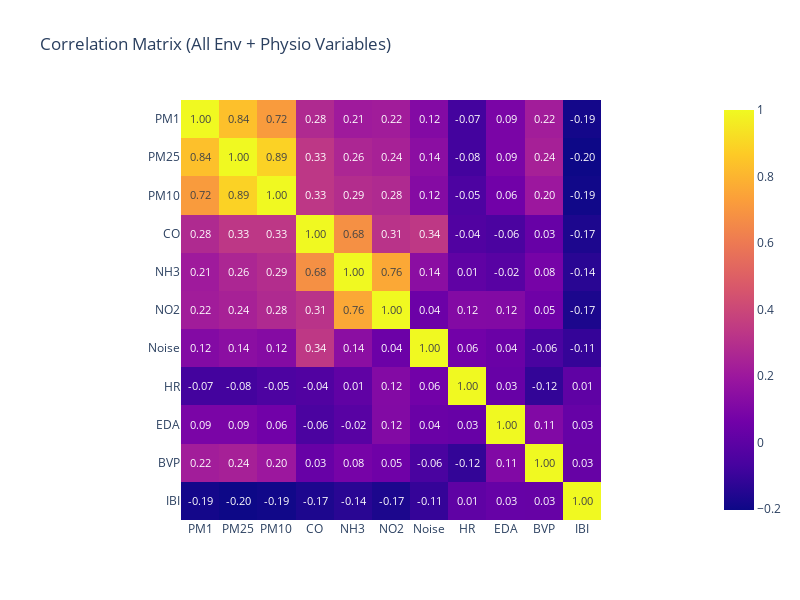

Source (notebook cell):
### Code cell
corr = df[["PM1","PM25","PM10","CO","NH3","NO2","Noise","HR","EDA","BVP","IBI"]].corr()
fig = px.imshow(
    corr, 
    text_auto=".2f", 
    title="Correlation Matrix (All Env + Physio Variables)",
    width=800,
    height=600
)
fig.show()

### Figure 1 — Plotly figure (JSON) as saved in the notebook; plotly's stock layout.template omitted (floating-point values rounded to 4 significant figures)
{"data": [{"coloraxis": "coloraxis", "hovertemplate": "x: %{x}<br>y: %{y}<br>color: %{z}<extra></extra>", "name": "0", "texttemplate": "%{z:.2f}", "type": "heatmap", "x": ["PM1", "PM25", "PM10", "CO", "NH3", "NO2", "Noise", "HR", "EDA", "BVP", "IBI"], "xaxis": "x", "y": ["PM1", "PM25", "PM10", "CO", "NH3", "NO2", "Noise", "HR", "EDA", "BVP", "IBI"], "yaxis": "y", "z": [[1, 0.835, 0.7177, 0.2756, 0.2103, 0.2196, 0.118, -0.07412, 0.09014, 0.2211, -0.1881], [0.835, 1, 0.888, 0.3295, 0.2607, 0.2403, 0.1424, -0.07531, 0.08839, 0.2363, -0.2036], [0.7177, 0.888, 1, 0.3294, 0.2908, 0.2754, 0.1242, -0.04733, 0.05938, 0.197, -0.1936], [0.2756, 0.3295, 0.3294, 1, 0.679, 0.3136, 0.3362, -0.0354, -0.05587, 0.03059, -0.1663], [0.2103, 0.2607, 0.2908, 0.679, 1, 0.7606, 0.144, 0.008579, -0.01549, 0.07715, -0.1383], [0.2196, 0.2403, 0.2754, 0.3136, 0.7606, 1, 0.04465, 0.1174, 0.1156, 0.05376, -0.1675], [0.118, 0.1424, 0.1242, 0.3362, 0.144, 0.04465, 1, 0.06356, 0.03821, -0.05761, -0.1098], [-0.07412, -0.07531, -0.04733, -0.0354, 0.008579, 0.1174, 0.06356, 1, 0.03063, -0.1151, 0.006291], [0.09014, 0.08839, 0.05938, -0.05587, -0.01549, 0.1156, 0.03821, 0.03063, 1, 0.1104, 0.02764], [0.2211, 0.2363, 0.197, 0.03059, 0.07715, 0.05376, -0.05761, -0.1151, 0.1104, 1, 0.02658], [-0.1881, -0.2036, -0.1936, -0.1663, -0.1383, -0.1675, -0.1098, 0.006291, 0.02764, 0.02658, 1]]}], "layout": {"coloraxis": {"colorscale": [[0, "#0d0887"], [0.1111, "#46039f"], [0.2222, "#7201a8"], [0.3333, "#9c179e"], [0.4444, "#bd3786"], [0.5556, "#d8576b"], [0.6667, "#ed7953"], [0.7778, "#fb9f3a"], [0.8889, "#fdca26"], [1, "#f0f921"]]}, "height": 600, "title": {"text": "Correlation Matrix (All Env + Physio Variables)"}, "width": 800, "xaxis": {"anchor": "y", "constrain": "domain", "domain": [0, 1], "scaleanchor": "y"}, "yaxis": {"anchor": "x", "autorange": "reversed", "constrain": "domain", "domain": [0, 1]}}}
